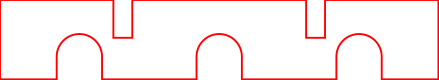

Reproduce this figure in Python.
#
# Generate a shim that can be used to ensure coolant tubing is not
# crushed by the lid of a 9 litre Really Useful Box.
#

from laser.util import *

d = panel('really_useful_wedge.svg', 116, 21)

# Outline
p = Turtle(d.path(('M', 0, 0), **cut))

def groove(p):
    p.move(90, 10)
    p.move(-90, 5)
    p.move(-90, 10)
    p.right(90)

def mousehole(p):
    p.move(90, 6)
    p.arc(-180, 6)
    p.forward(6)
    p.right(90)

p.right(90) # start top edge
p.forward(30)
groove(p) # forward 5
p.forward(46)
groove(p) # forward 5
p.forward(30)

p.move(90, 21)

p.right(90) # start bottom edge
p.forward(15)
mousehole(p) # forward 12
p.forward(25)
mousehole(p) # forward 12
p.forward(25)
mousehole(p) # forward 12
p.forward(15)

d.add(p.close())

d.save()
